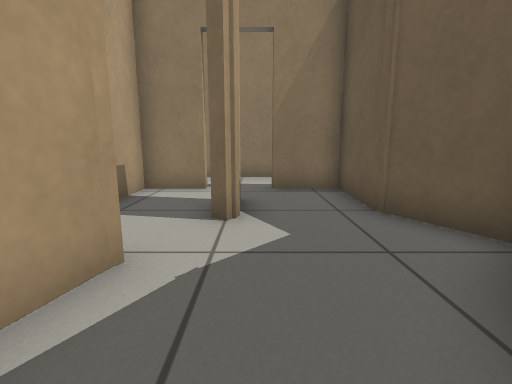
[1] (above)

20 first-person views from a walk through a Gazebo world. The camera is 0.61 m above the floor, tilts 10° down and sees 85° across. The floor is counted in squares, 0.5 m on a side. Each view is taken from the middle of a square. On the plan, view 1 faces up. The plan holds only what a view shows up to about 13 squares ahead; the rest is blank.

[2]
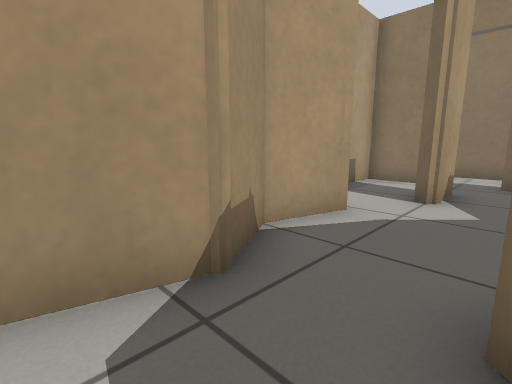

[3]
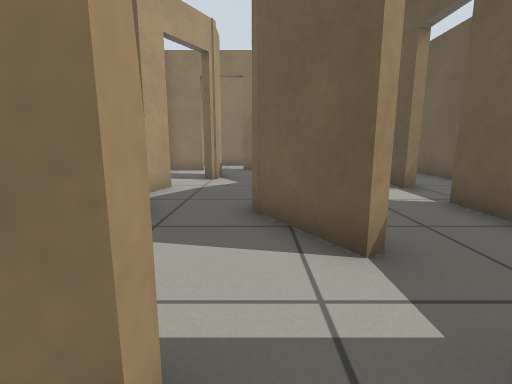

[4]
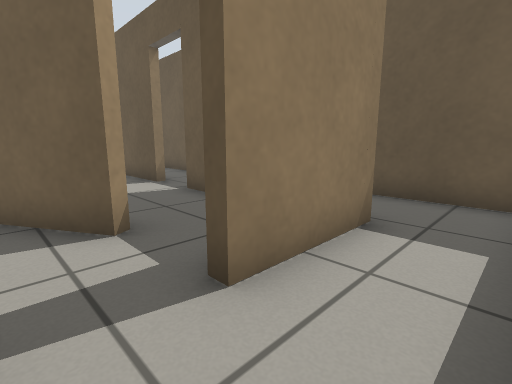

[5]
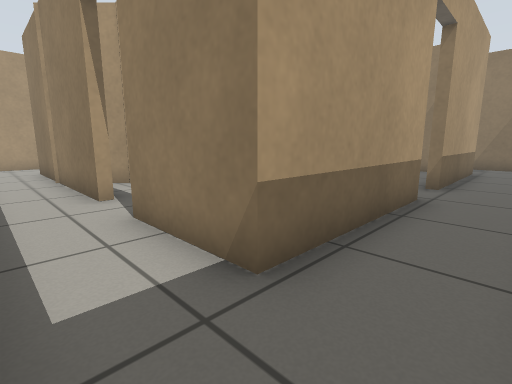

[6]
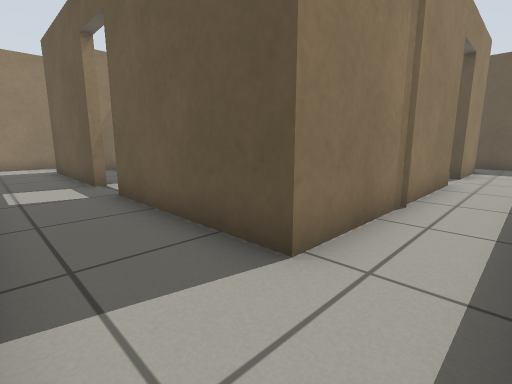

[7]
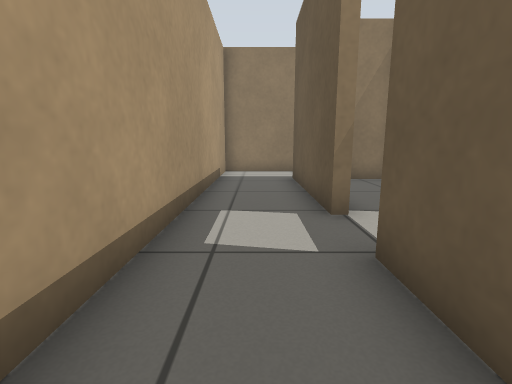

[8]
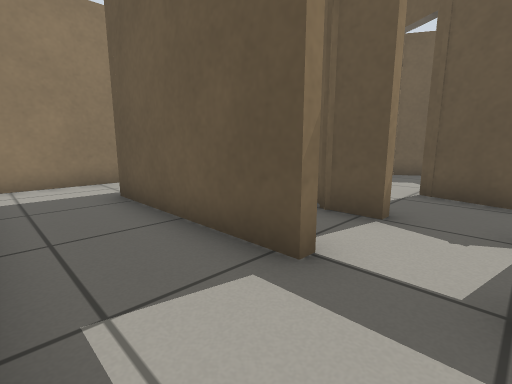

[9]
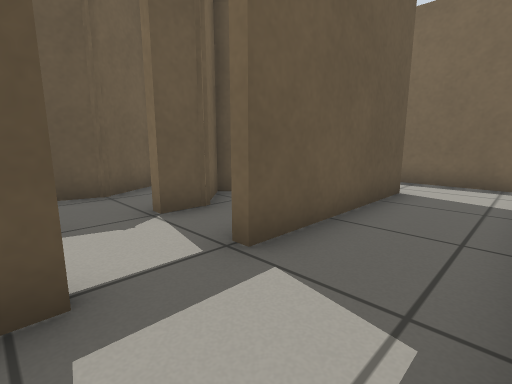

[10]
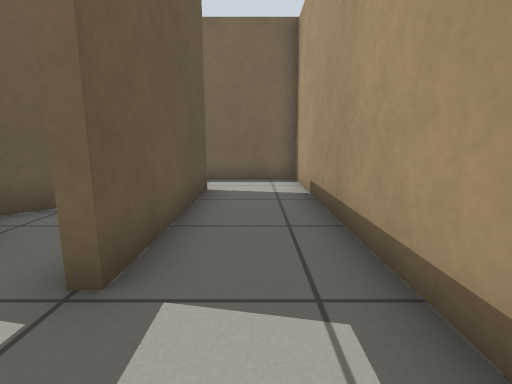

[11]
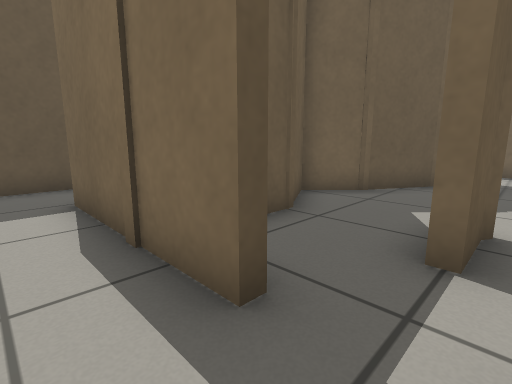

[12]
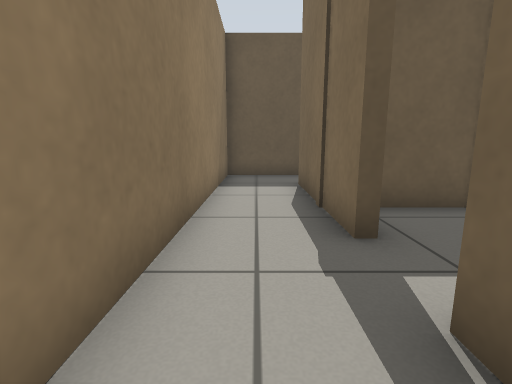

[13]
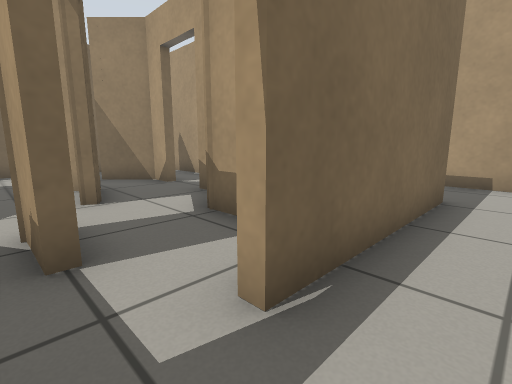

[14]
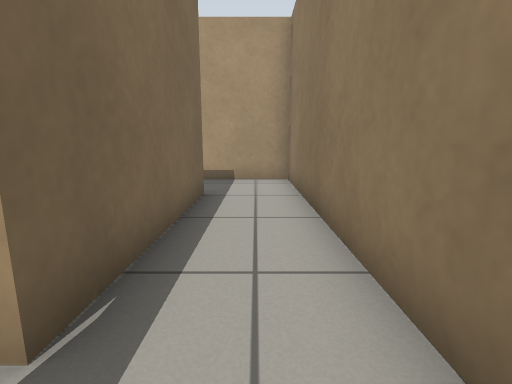

[15]
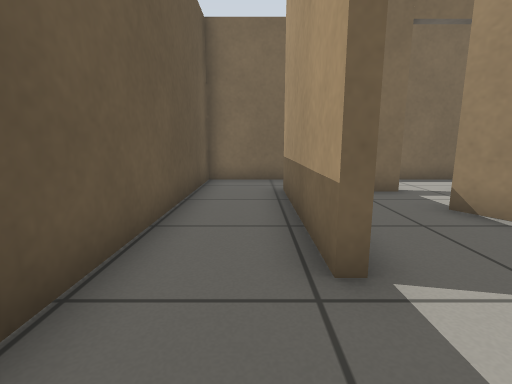

[16]
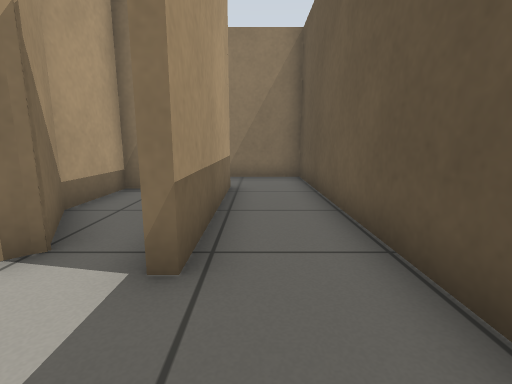

[17]
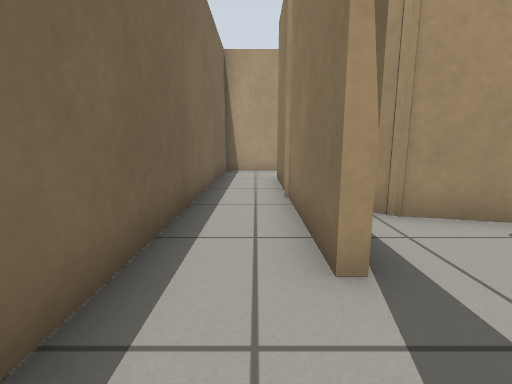

[18]
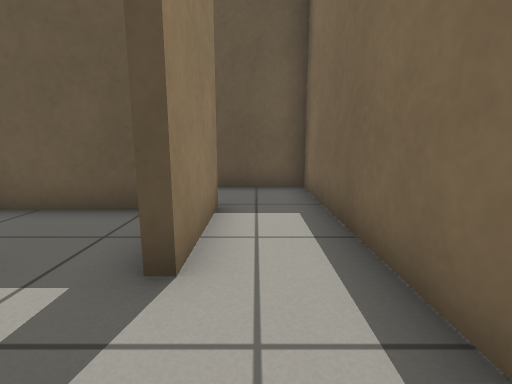

[19]
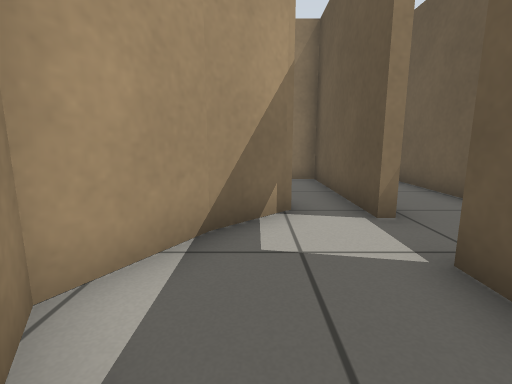

[20]
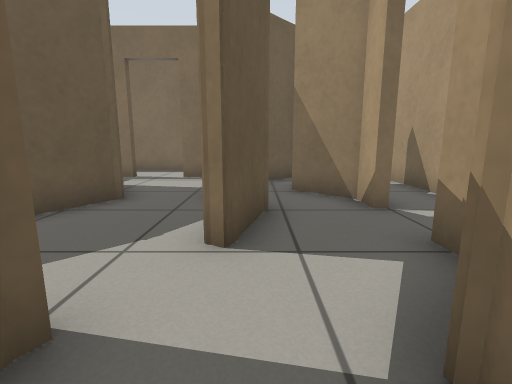

### Floor plan
Points are (right, up) in squares from view 1. A wall is a line through its corners. A room is listed if a view was taken in it or the views show most of it. See-through windows are left out.
Room 1 (view 1)
walls: (-1.4, 2.8) (-1.9, 1) (-1, -0.4); (1.9, 1.8) (3.3, 3.1) (2.2, 4.9) (2.2, 7.4) (0.4, 7.4); (-0.6, 5.9) (-0.3, 5.9) (-0.3, 4.5) (-0.5, 4.3); (1, -0.1) (2.2, 2.1)
ways out: opening at (0, 0) to room 2; open door at (-0.6, 7.2) to room 3; open door at (-1, 3.5) to room 5
Room 2 (view 2)
walls: (-1, -0.4) (-1.6, -2.7) (-2.1, -3.2); (-0.9, -4) (0.6, -4); (2.2, -2.2) (1, -0.1)
ways out: opening at (0, 0) to room 1; open door at (1.5, -4) to room 3; opening at (2, -3) to room 4
Room 3 (views 3, 4, 5, 6, 7, 8, 9, 10, 11, 12, 13, 14, 15, 16, 17, 18)
walls: (0.6, -4.3) (-6.7, -4.3) (-6.7, 0.9); (-9.3, -6.3) (7.6, -6.3) (7.6, 10.1) (-9.3, 10.1) (-9.3, -6.3); (5.3, 0.6) (5.3, -4.3) (2.4, -4.3); (-6.7, 2.6) (-6.7, 7.7) (-1.2, 7.7); (0.4, 7.7) (5.3, 7.7) (5.3, 2.4)
ways out: open door at (-0.6, 7.2) to room 1; open door at (1.5, -4) to room 2; open door at (5, 1.5) to room 8
Room 4 (view 19)
walls: (2.4, 1.8) (1.3, -0.1) (2.5, -2.1); (2.4, -4) (3.1, -4); (5, -3.6) (5, 0.6)
ways out: opening at (2, -3) to room 2; opening at (4, 2) to room 8
Room 5 (view 20)
walls: (-4.2, 3.2) (-4.2, 2.6); (-0.6, 4.5) (-0.6, 5.9); (-4.2, 0.8) (-4.2, 0) (-2.9, -1.3); (-1.2, 7.4) (-3, 7.4) (-3, 4.6); (-1.3, -0.5) (-2.2, 1) (-1.7, 2.8) (-1.4, 2.8)
ways out: open door at (-1, 3.5) to room 1; open door at (-4, 1.5) to room 6
Room 6 (no view inside)
walls: (-4.5, 2.6) (-4.5, 3.7) (-4.1, 4.1); (-3.6, 7.4) (-5, 7.4)
ways out: open door at (-4, 1.5) to room 5; opening at (-5, 2) to room 7; open door at (-6.7, 1.7) to room 7
Room 7 (no view inside)
walls: (-4.3, -2.2) (-3.4, -1.3) (-4.5, -0.1) (-4.5, 0.8); (-6.4, -0.6) (-6.4, -3.1); (-3.3, -3.9) (-2.3, -3)
ways out: opening at (-5, 2) to room 6; open door at (-6.7, 1.7) to room 6
Room 8 (no view inside)
walls: (5, 2.4) (5, 7.4) (2.5, 7.4) (2.5, 5) (3.6, 3) (2.3, 1.7)
ways out: open door at (5, 1.5) to room 3; opening at (4, 2) to room 4

Positions as (right, up) in squares from view 1, and headings:
1: (0, 0), facing up
2: (1, -2), facing up-left
3: (1, -5), facing up
4: (1, -6), facing up-right
5: (7, -6), facing up-left
6: (-9, -6), facing up-right
7: (-8, -2), facing up
8: (-9, 1), facing up-right
9: (-9, 3), facing down-right
10: (-8, 3), facing down
11: (-1, 9), facing down-right
12: (-3, 9), facing right
13: (0, 9), facing down-left
14: (0, 9), facing left
15: (6, 3), facing down
16: (6, 0), facing up
17: (3, -5), facing left
18: (0, -5), facing right
19: (3, -2), facing up
20: (-2, 6), facing down
